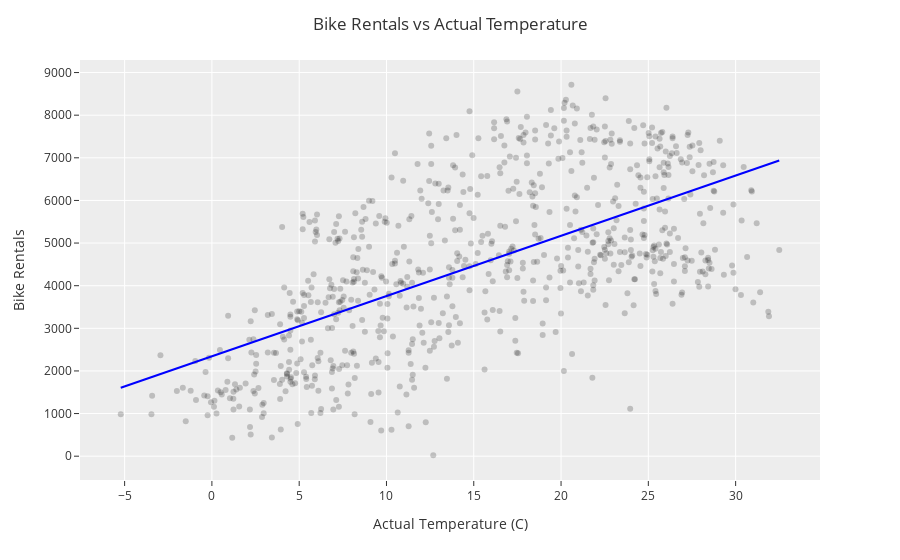

Source (notebook cell):
### Markdown cell above
## Modeling

10.  Fit a linear model predicting total daily bike rentals from daily temperature.
    Write the linear model, interpret the slope and the intercept in context of the data, and determine and interpret the $R^2$.

10. Fit another linear model predicting total daily bike rentals from daily feeling temperature.
    Write the linear model, interpret the slope and the intercept in context of the data, and determine and interpret the $R^2$.
    Is temperature or feeling temperature a better predictor of bike rentals?
    Explain your reasoning.

11. Fit a model predicting total daily bike rentals from workingday, temperature (raw and feeling), holiday, and an interaction term between holiday and raw temperature (raw_temp * holiday_no). Use the **.get_dummies()** function to get dummy variables for the categorical data. Plot the residual of your prediction.

NOTE - in this case you won't be able to directly 2D scatter plot the results because you have too many variables. But you can still think of a way to visualize this fit...eg 3D scatter with facets or colors.

### Code cell
# Linear model cnt vs raw_temp
X = DF['raw_temp'].values.reshape(-1,1)
y = DF['cnt'].values
LM = LinearRegression()
LM.fit(X, y)

fig = px.scatter(DF,
                 x='raw_temp',
                 y='cnt',
                 color_discrete_sequence=['black'],
                 opacity=0.2)

fig.update_layout(template="ggplot2",
                  title='Bike Rentals vs Actual Temperature',
                  title_x=0.5,
                  xaxis_title='Actual Temperature (C)',
                  yaxis_title='Bike Rentals')

DF_model = pd.DataFrame()
DF_model['w'] = DF['raw_temp']
DF_model['y'] = LM.coef_*DF_model['w']+LM.intercept_
DF_model = DF_model.sort_values('w')

fig.add_trace(
    px.line(DF_model, x='w', y='y',color_discrete_sequence=['blue']).data[0]
)

fig.show()

print(LM.coef_)
print(LM.intercept_)
print(LM.score(X,y))

### Figure 1 — Plotly figure (JSON) as saved in the notebook; plotly's stock layout.template omitted (floating-point values rounded to 4 significant figures; data arrays with more than 128 entries replaced by an {"elided": "..."} marker saying what was removed)
{"data": [{"hovertemplate": "raw_temp=%{x}<br>cnt=%{y}<extra></extra>", "legendgroup": "", "marker": {"color": "black", "opacity": 0.2, "symbol": "circle"}, "mode": "markers", "name": "", "orientation": "v", "showlegend": false, "type": "scatter", "x": {"elided": "731 float values"}, "xaxis": "x", "y": {"elided": "731 int values"}, "yaxis": "y"}, {"hovertemplate": "w=%{x}<br>y=%{y}<extra></extra>", "legendgroup": "", "line": {"color": "blue", "dash": "solid"}, "marker": {"symbol": "circle"}, "mode": "lines", "name": "", "orientation": "v", "showlegend": false, "type": "scatter", "x": {"elided": "731 float values"}, "xaxis": "x", "y": {"elided": "731 float values"}, "yaxis": "y"}], "layout": {"autosize": true, "legend": {"tracegroupgap": 0}, "margin": {"t": 60}, "title": {"text": "Bike Rentals vs Actual Temperature", "x": 0.5}, "xaxis": {"anchor": "y", "autorange": true, "domain": [0, 1], "range": [-7.507, 34.78], "title": {"text": "Actual Temperature (C)"}, "type": "linear"}, "yaxis": {"anchor": "x", "autorange": true, "domain": [0, 1], "range": [-651.0, 9387.0], "title": {"text": "Bike Rentals"}, "type": "linear"}}}
